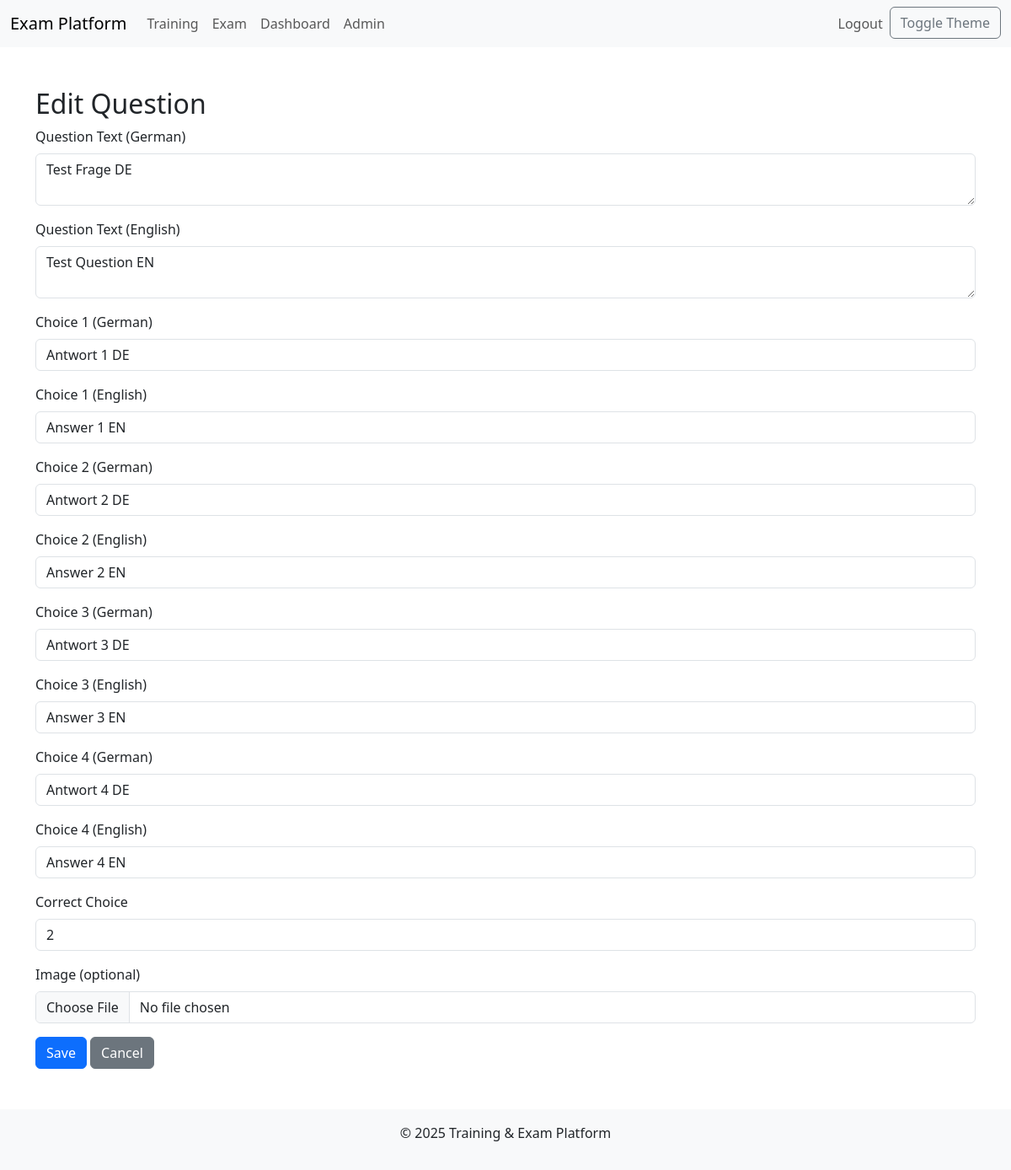
Screenshot of /?controller=admin&action=edit&id=2 (signed in) with the database file from the repository.
### tables this page shows
CREATE TABLE `questions` (
  `id` int NOT NULL AUTO_INCREMENT,
  `text_de` text NOT NULL,
  `text_en` text NOT NULL,
  `image_path` varchar(255) DEFAULT NULL,
  `choice1_de` varchar(255) NOT NULL,
  `choice1_en` varchar(255) NOT NULL,
  `choice2_de` varchar(255) NOT NULL,
  `choice2_en` varchar(255) NOT NULL,
  `choice3_de` varchar(255) NOT NULL,
  `choice3_en` varchar(255) NOT NULL,
  `choice4_de` varchar(255) NOT NULL,
  `choice4_en` varchar(255) NOT NULL,
  `correct_choice_index` tinyint(1) NOT NULL,
  PRIMARY KEY (`id`)
);

### controllers/QuestionController.php (called while the page is built, shortened)
<?php
require_once __DIR__ . '/../models/Question.php';
class QuestionController {
    private $questionModel;
    public function __construct() {
        $this->questionModel = new Question();
    }
    public function edit() {
        $id = (int)($_GET['id'] ?? 0);
        $question = $this->questionModel->find($id);
        require __DIR__ . '/../views/admin/edit-question.php';
    }
}
?>

### models/Question.php (called while the page is built, shortened)
<?php
require_once __DIR__ . '/../config/database.php';
class Question {
    private $db;
    public function __construct() {
        $database = new Database();
        $this->db = $database->connect();
    }
    public function find($id) {
        $stmt = $this->db->prepare('SELECT * FROM questions WHERE id = ?');
        $stmt->execute([$id]);
        return $stmt->fetch(PDO::FETCH_ASSOC);
    }
}
?>

### config/database.php (called while the page is built, shortened)
<?php
class Database {
    private $host = 'localhost';
    private $port = 3306;
    private $dbname = 'german_citizenship_test_db';
    private $username = 'root';
    private $password = 'root';
    public function connect() {
        try {
            $this->conn = new PDO(
                "mysql:host=$this->host;port=$this->port;dbname=$this->dbname;charset=utf8mb4",
                $this->username,
                $this->password,
                [PDO::ATTR_ERRMODE => PDO::ERRMODE_EXCEPTION]
            );
            return $this->conn;
        } catch (PDOException $e) {
            die("Connection failed: " . $e->getMessage());
        }
    }
}
?>

### views/admin/edit-question.php (the view, shortened to what this page needs)
<?php require __DIR__ . '/../layouts/header.php'; ?>
<div class="container mt-5">
    <h2><?php echo isset($question) ? 'Edit Question' : 'Create Question'; ?></h2>
    <form method="POST" enctype="multipart/form-data">
        <div class="mb-3">
            <label for="text_de" class="form-label">Question Text (German)</label>
            <textarea class="form-control" id="text_de" name="text_de" required><?php echo htmlspecialchars($question['text_de'] ?? '', ENT_QUOTES | ENT_HTML5); ?></textarea>
        </div>
        <div class="mb-3">
            <label for="text_en" class="form-label">Question Text (English)</label>
            <textarea class="form-control" id="text_en" name="text_en" required><?php echo htmlspecialchars($question['text_en'] ?? '', ENT_QUOTES | ENT_HTML5); ?></textarea>
        </div>
        <?php for ($i = 1; $i <= 4; $i++): ?>
            <div class="mb-3">
                <label for="choice<?php echo $i; ?>_de" class="form-label">Choice <?php echo $i; ?> (German)</label>
                <input type="text" class="form-control" id="choice<?php echo $i; ?>_de" name="choice<?php echo $i; ?>_de" value="<?php echo htmlspecialchars($question["choice{$i}_de"] ?? '', ENT_QUOTES | ENT_HTML5); ?>" required>
            </div>
            <div class="mb-3">
                <label for="choice<?php echo $i; ?>_en" class="form-label">Choice <?php echo $i; ?> (English)</label>
                <input type="text" class="form-control" id="choice<?php echo $i; ?>_en" name="choice<?php echo $i; ?>_en" value="<?php echo htmlspecialchars($question["choice{$i}_en"] ?? '', ENT_QUOTES | ENT_HTML5); ?>" required>
            </div>
        <?php endfor; ?>
        <div class="mb-3">
            <label for="correct_choice_index" class="form-label">Correct Choice</label>
            <select class="form-control" id="correct_choice_index" name="correct_choice_index" required>
                <?php for ($i = 1; $i <= 4; $i++): ?>
                    <option value="<?php echo $i; ?>" <?php echo (isset($question) && ($question['correct_choice_index'] ?? null) == $i) ? 'selected' : ''; ?>><?php echo $i; ?></option>
                <?php endfor; ?>
            </select>
        </div>
        <div class="mb-3">
            <label for="image" class="form-label">Image (optional)</label>
            <input type="file" class="form-control" id="image" name="image" accept="image/*">
        </div>
        <button type="submit" class="btn btn-primary">Save</button>
        <a href="?controller=admin&action=questions" class="btn btn-secondary">Cancel</a>
    </form>
</div>
<?php require __DIR__ . '/../layouts/footer.php'; ?>

### assets/css/styles.css (style rules this page uses)
body { transition: background-color 0.3s, color 0.3s; }

### rows the page displays
questions: text_de "Test Frage DE", text_en "Test Question EN", choice1_de "Antwort 1 DE", choice1_en "Answer 1 EN", choice2_de "Antwort 2 DE", choice2_en "Answer 2 EN", choice3_de "Antwort 3 DE", choice3_en "Answer 3 EN", choice4_de "Antwort 4 DE", choice4_en "Answer 4 EN", correct_choice_index "2"
